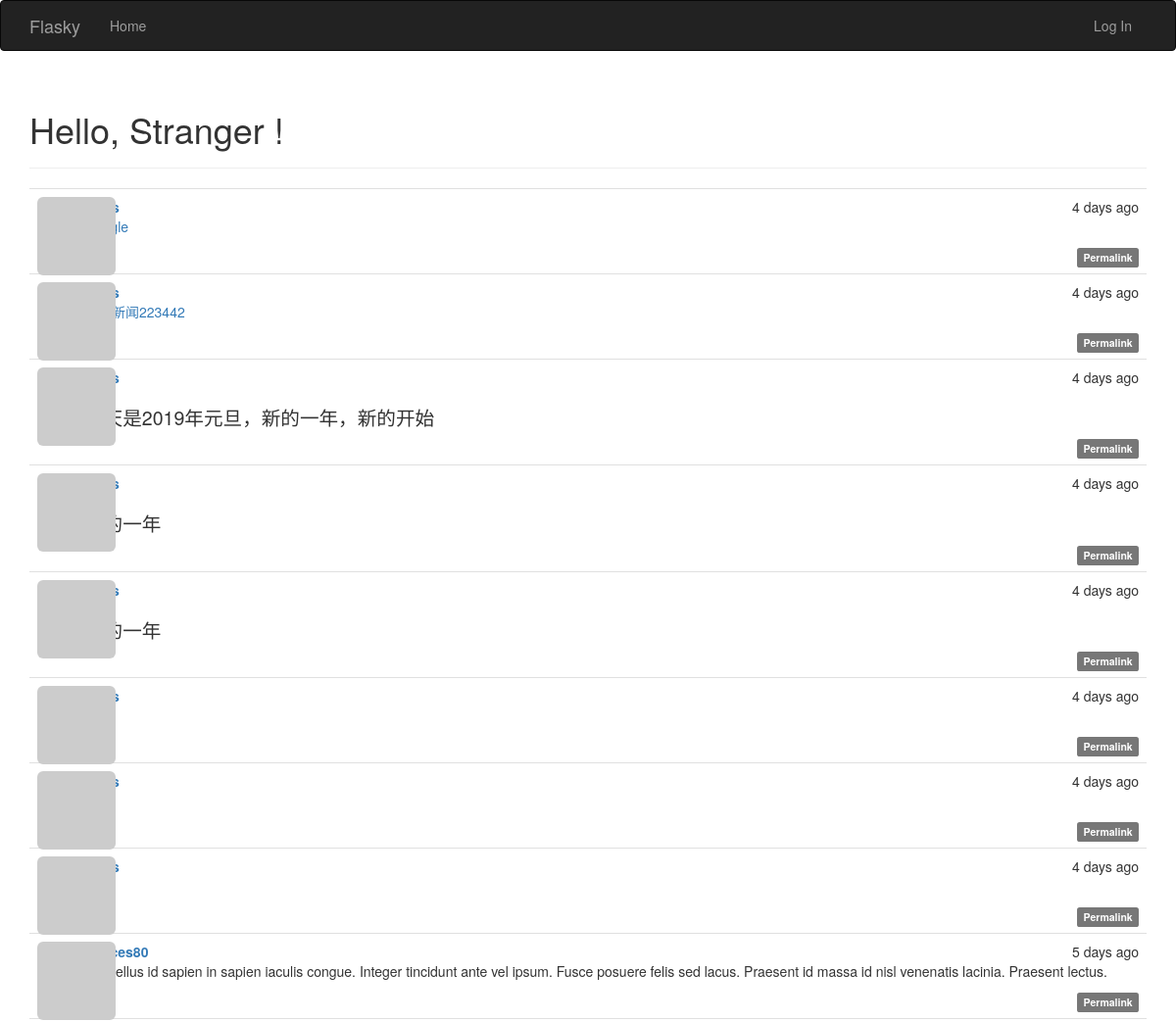
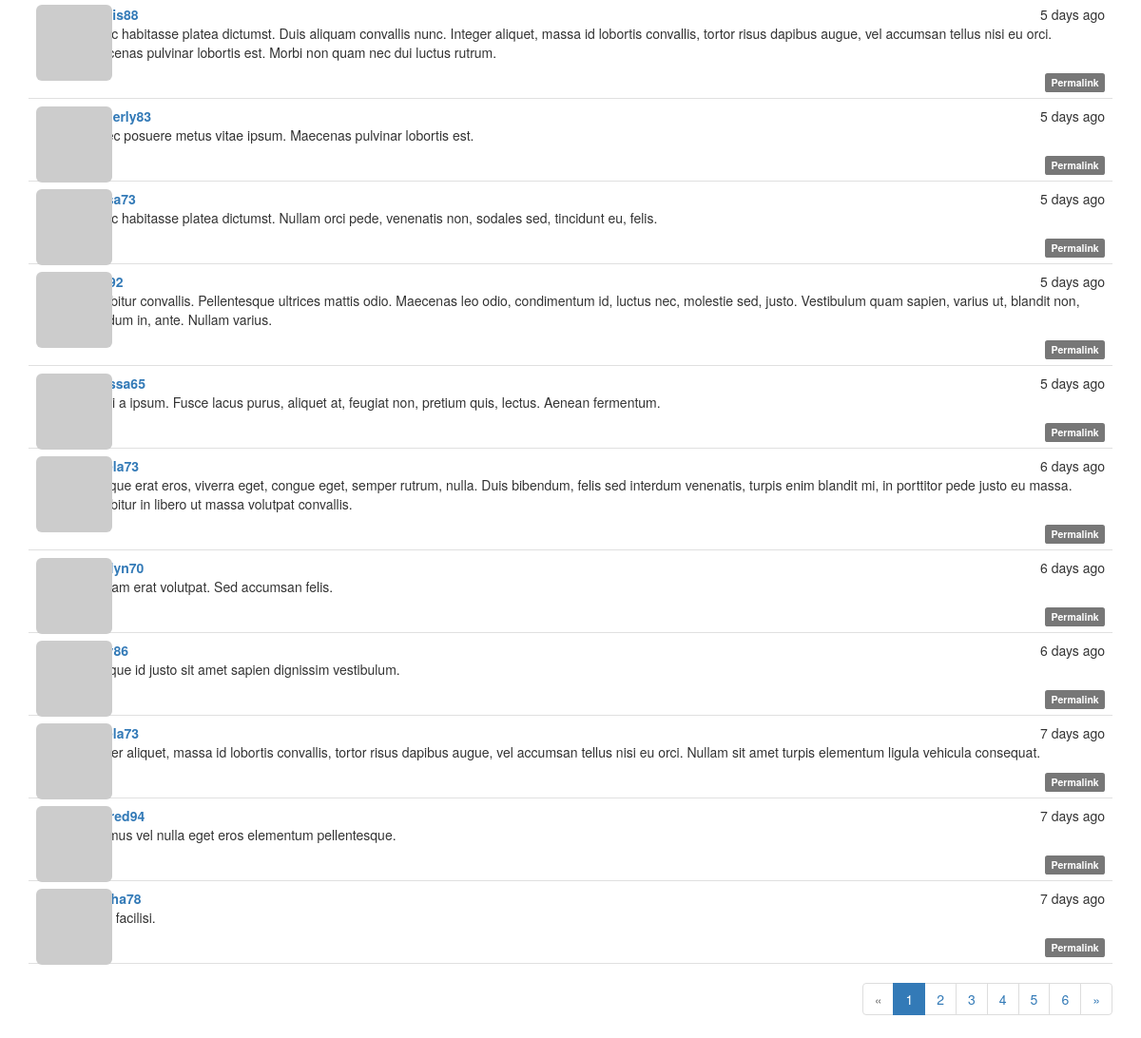
The page / on the database its author committed (2 pictures, top to bottom).
### app/models.py (models this page shows, shortened)
class Post(db.Model):
    __tablename__ = 'posts'
    id = db.Column(db.Integer, primary_key=True)
    body = db.Column(db.Text)
    body_html = db.Column(db.Text)
    timestamp = db.Column(db.DateTime, index=True, default=datetime.utcnow)
    author_id = db.Column(db.Integer, db.ForeignKey('users.id'))

class User(UserMixin, db.Model):
    __tablename__ = 'users'
    id = db.Column(db.Integer, primary_key=True)
    email = db.Column(db.String(64), unique=True, index=True)
    username = db.Column(db.String(64), unique=True, index=True)
    role_id = db.Column(db.Integer, db.ForeignKey('roles.id'))
    password_hash = db.Column(db.String(128))
    confirmed = db.Column(db.Boolean, default=False)
    name = db.Column(db.String(64))
    location = db.Column(db.String(64))
    about_me = db.Column(db.Text())
    member_since = db.Column(db.DateTime(), default=datetime.utcnow)
    last_seen = db.Column(db.DateTime, default=datetime.utcnow)
    avatar_hash = db.Column(db.String(32))
    posts = db.relationship('Post', backref='author', lazy='dynamic')
    @property
    def password(self):
        raise AttributeError('password is not a readable attribute')
    def gravatar(self, size=100, default='identicon', rating='g'):
        if request.is_secure:
            url = 'https://secure.gravatar.com/avatar'
        else:
            url = 'http://www.gravatar.com/avatar'
        hash = self.avatar_hash or hashlib.md5(self.email.encode('utf-8')).hexdigest()
        return '{url}/{hash}?s={size}&d={default}&r={rating}'.format(url=url, hash=hash, size=size, default=default, rating=rating)

### app/main/views.py (the view)
@main.route('/',methods=['get','post'])
def index():
    form=PostForm()
    if current_user.can(Permission.WRITE_ARTICLES) and form.validate_on_submit():
        post = Post(body=form.body.data, author=current_user._get_current_object())
        db.session.add(post)
        return redirect(url_for('.index'))
    page=request.args.get('page',1,type=int)
    pagination=Post.query.order_by(Post.timestamp.desc()).paginate(page,per_page=current_app.config['FLASKY_POSTS_PER_PAGE'],error_out=False)
    posts=pagination.items
    return  render_template('index.html',form=form,posts=posts,pagination=pagination)

### app/auth/views.py (called while the page is built)
@auth.before_app_request
def before_request():
    if current_user.is_authenticated:
        current_user.ping()
        if not current_user.confirmed and request.endpoint and request.endpoint[:5]!='auth.' and request.endpoint!='static':
            return redirect(url_for('auth.unconfirmed'))

### app/main/__init__.py (called while the page is built)
@main.app_context_processor
def inject_permissions():
    return dict(Permission=Permission)

### app/models.py (called while the page is built)
    def can(self, permission):
        return False

    def is_administrator(self):
        return False

### app/templates/index.html (shortened to what this page needs)
{% extends "base.html" %}
{% import "bootstrap/wtf.html" as wtf %}
{% import '_macros.html' as macros %}
{% block page_content %}
    <div class="page-header">
        <h1>Hello, {% if current_user.is_authenticated %}{{ current_user.username }}{% else %} Stranger{% endif %} !</h1>
    </div>
    {% include '_posts.html' %}
    {% if pagination %}
        <div class="pagination">
            {{ macros.pagination_widget(pagination,'.index') }}
        </div>
    {% endif %}
{% endblock %}

### app/templates/_posts.html (shortened to what this page needs)
<ul class="posts">
    {% for post in posts %}
    <li class="post">
        <div class="post-thumbnail">
            <a href="{{ url_for('.user', username=post.author.username) }}">
                <img class="img-rounded profile-thumbnail" src="{{ post.author.gravatar(size=40) }}">
            </a>
        </div>
        <div class="post-content">
            <div class="post-date">{{ moment(post.timestamp).fromNow() }}</div>
            <div class="post-author"><a href="{{ url_for('.user', username=post.author.username) }}">{{ post.author.username }}</a></div>
            <div class="post-body">
                {% if post.body_html %}
                    {{ post.body_html | safe }}
                {% else %}
                    {{ post.body }}
                {% endif %}
            </div>
            <div class="post-footer">
                <a href="{{ url_for('.post', id=post.id) }}">
                    <span class="label label-default">Permalink</span>
                </a>
            </div>
        </div>
    </li>
    {% endfor %}
</ul>

### app/static/styles.css (style rules this page uses)
.profile-thumbnail { position: absolute; }
ul.posts { list-style-type: none; padding: 0px; margin: 16px 0px 0px 0px; border-top: 1px solid #e0e0e0; }
ul.posts li.post { padding: 8px; border-bottom: 1px solid #e0e0e0; }
div.post-date { float: right; }
div.post-author { font-weight: bold; }
div.post-thumbnail { position: absolute; }
div.post-content { margin-left: 48px; min-height: 48px; }
div.post-footer { text-align: right; }
div.pagination { width: 100%; text-align: right; padding: 0px; margin: 0px; }
.post-body h1 { font-size: 140%; }

### rows shown on the page
Post: timestamp "4 days ago"
Post: timestamp "4 days ago", body_html "网易新闻223442"
Post: timestamp "4 days ago", body_html "今天是2019年元旦，新的一年，新的开始"
Post: timestamp "4 days ago", body_html "新的一年"
Post: timestamp "4 days ago", body_html "新的一年"
Post: timestamp "4 days ago"
Post: timestamp "4 days ago"
Post: timestamp "4 days ago"
Post: timestamp "5 days ago", author.username "frances80", body_html "Phasellus id sapien in sapien iaculis congue. Integer tincidunt ante vel ipsum. Fusce posuere felis sed lacus. Praesent id massa id nisl venenatis lacinia. Praesent lectus."
Post: timestamp "5 days ago", body_html "In hac habitasse platea dictumst. Duis aliquam convallis nunc. Integer aliquet, massa id lobortis convallis, tortor risus dapibus augue, vel accumsan tellus nisi eu orci. Maecenas pulvinar lobortis est. Morbi non quam nec dui luctus rutrum."
Post: timestamp "5 days ago", author.username "kimberly83", body_html "Donec posuere metus vitae ipsum. Maecenas pulvinar lobortis est."
Post: timestamp "5 days ago", body_html "In hac habitasse platea dictumst. Nullam orci pede, venenatis non, sodales sed, tincidunt eu, felis."
Post: timestamp "5 days ago", body_html "Curabitur convallis. Pellentesque ultrices mattis odio. Maecenas leo odio, condimentum id, luctus nec, molestie sed, justo. Vestibulum quam sapien, varius ut, blandit non, interdum in, ante. Nullam varius."
Post: timestamp "5 days ago", author.username "melissa65", body_html "Morbi a ipsum. Fusce lacus purus, aliquet at, feugiat non, pretium quis, lectus. Aenean fermentum."
Post: timestamp "6 days ago", body_html "Quisque erat eros, viverra eget, congue eget, semper rutrum, nulla. Duis bibendum, felis sed interdum venenatis, turpis enim blandit mi, in porttitor pede justo eu massa. Curabitur in libero ut massa volutpat convallis."
Post: timestamp "6 days ago", author.username "carolyn70", body_html "Aliquam erat volutpat. Sed accumsan felis."
Post: timestamp "6 days ago", body_html "Quisque id justo sit amet sapien dignissim vestibulum."
Post: timestamp "7 days ago", body_html "Integer aliquet, massa id lobortis convallis, tortor risus dapibus augue, vel accumsan tellus nisi eu orci. Nullam sit amet turpis elementum ligula vehicula consequat."
Post: timestamp "7 days ago", author.username "mildred94", body_html "Vivamus vel nulla eget eros elementum pellentesque."
Post: timestamp "7 days ago", body_html "Nulla facilisi."

### other values the page prints
{{ p }} "1"
{{ p }} "2" "3" "4" "5" "6"
